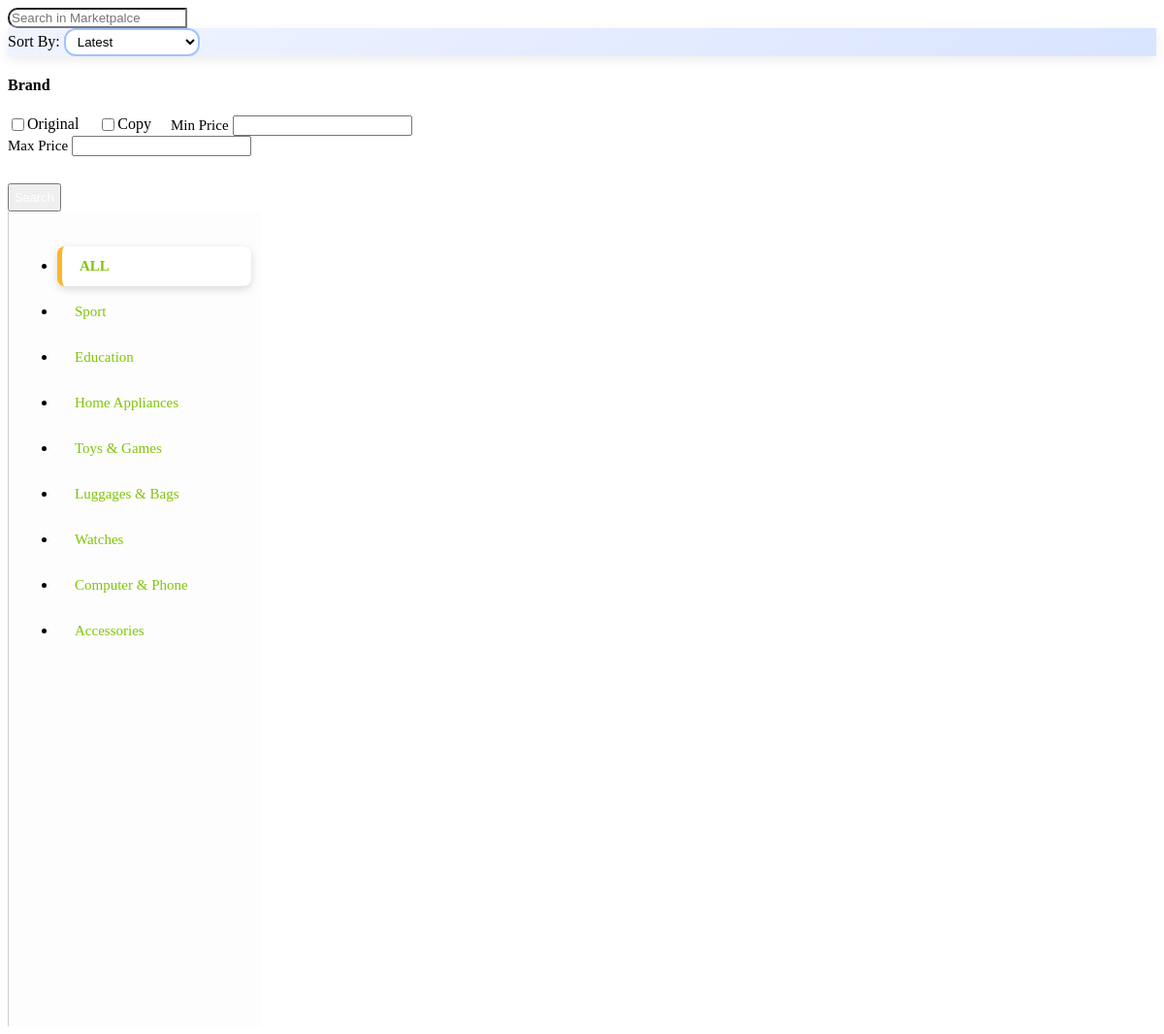
Page /mainPage.php on the committed database.
### tables this page shows
CREATE TABLE `category` (
  `id` int NOT NULL,
  `name` varchar(100) DEFAULT NULL,
  `sort` int DEFAULT NULL,
  `del` tinyint NOT NULL DEFAULT '0'
);

### mainPage.php (the view, shortened to what this page needs)
<div class="container-fluid fruite py-0">
    <div class="container py-5" dir="ltr">
        <div class="row g-4">
            <div class="col-lg-12">
                <div class="row g-4">
                    <div class="col-xl-9">
                        <div class="input-group w-100 mx-auto d-flex" dir="ltr">
                            <input type="search" class="form-control p-3" placeholder="Search in Marketpalce" aria-describedby="search-icon-1" style="border-radius:10px 0 0 10px !important;" id="product_title" onkeyup="handleKeyPress(event)" value="<?php echo htmlspecialchars($product_title);?>" >
                        </div>
                    </div>
<div class="col-xl-3">
    <div class="p-3 rounded-4 d-flex align-items-center justify-content-between mb-4"
         style="background: linear-gradient(135deg, #f0f4ff, #d9e4ff);
                box-shadow: 0 4px 12px rgba(0,0,0,0.08);">
        <label for="product_order_view" style="width:120px;" class="fw-bold text-primary mb-0 me-3">
            Sort By:
        </label>
        <select id="product_order_view"
                onchange="call_page(null);"
                class="form-select form-select-sm fw-semibold"
                style="min-width: 140px;
                       border: 2px solid #a0c4ff;
                       border-radius: 12px;
                       background-color: #ffffff;
                       padding: 4px 8px;
                       transition: all 0.3s ease;
                       cursor: pointer;">
            <option value="max_id" <?php if($product_order_view=="max_id") echo "selected"; ?>>
                Latest
            </option>
        </select>
    </div>
</div>
                </div>
                <div class="row g-4">
                    <div class="col-lg-3">
                        <div class="row g-4">
                            <div class="col-lg-12">
                              <div class="mb-3">
                                  <h4>Brand</h4>
                                  <div class="form-check text-start">
                                      <input type="checkbox" class="form-check-input bg-primary border-0" id="brand_copy1" name="brand_copy" value="1" style="float:left;" onclick="call_page(null);" >
                                      <label class="form-check-label" for="brand_copy1" style="float:left;margin-right:20px;">Original</label>
                                  </div>
                                  <div class="form-check text-start">
                                      <input type="checkbox" class="form-check-input bg-primary border-0" id="brand_copy2" name="brand_copy" value="2" style="float:left;" onclick="call_page(null);" >
                                      <label class="form-check-label" for="brand_copy2" style="float:left;margin-right:20px;">Copy</label>
                                  </div>
                              </div>
                            </div>
                            <div class="col-lg-12">
                                <div class="row align-items-center mb-2">
                                    <div class="col-4">
                                        <label for="rangeInputmin" class="form-label" style="font-size:15px;">Min Price</label>
                                        <input type="number"
                                                style="text-align:center;"
                                                min="0"
                                               class="form-control form-control-sm"
                                               id="rangeInputmin"
                                               value="">
                                    </div>
                                    <div class="col-4">
                                        <label for="rangeInputmax" class="form-label" style="font-size:15px;">Max Price</label>
                                        <input type="number"
                                              style="text-align:center;"
                                               class="form-control form-control-sm"
                                               min="0"
                                               id="rangeInputmax"
                                               value="">
                                    </div>
                                    <div class="col-1 d-flex">
                                        <button type="button" class="btn btn-primary " onclick="call_page(null);" style="margin-top:28px;padding:5px;color:#fff;font-size:0.8em;">
                                        </button>
                                    </div>
                                </div>
                            </div>
                          <div class="col-lg-12">
                            <nav class="modern-sidebar" dir="ltr">
                                <ul class="nav flex-column">
                                    <li class="nav-item" onclick="call_page('all');">
                                        <a class="nav-link active">
                                            <span>ALL</span>
                                        </a>
                                    </li>
                                    <?php
                                    $sql="SELECT * FROM category WHERE 1 AND del=0 ORDER BY sort ASC";
                                    $query = mysqli_query($connect, $sql);
                                    while ($row = mysqli_fetch_array($query)) {
                                    ?>
                                    <li class="nav-item" onclick="call_page(<?php echo $row['id'];?>);">
                                        <a class="nav-link " onclick="$('.nav-link').removeClass('active');$(this).addClass('active');">
                                            <span><?php echo $row['name'];?></span>
                                        </a>
                                    </li>
                                    <?php
                                    }
                                    ?>
                                </ul>
                            </nav>
                          </div>
                        </div>
                    </div>
                </div>
            </div>
        </div>
    </div>
</div>

### mainPage.php (style rules this page uses)
.modern-sidebar { width: 240px; min-height: 100vh; background:#fdfdfd; padding: 20px 10px; border-left:1px solid #ccc; }
.modern-sidebar .nav-link { display: block; padding: 12px 18px; margin: 6px 0; border-radius: 8px; color: var(--primary); font-size: 15px; font-weight: 500; text-decoration: none; transition: all 0.3s ease; background: transparent; cursor:pointer; }
.modern-sidebar .nav-link.active { background: #fff; color: var(--primary); font-weight: 600; border-left: 5px solid var(--secondary); box-shadow: 0 3px 8px rgba(0,0,0,0.15); }

### rows in the picture
category: name "Sport"
category: name "Education"
category: name "Home Appliances"
category: name "Toys & Games"
category: name "Luggages & Bags"
category: name "Watches"
category: name "Computer & Phone"
category: name "Accessories"
